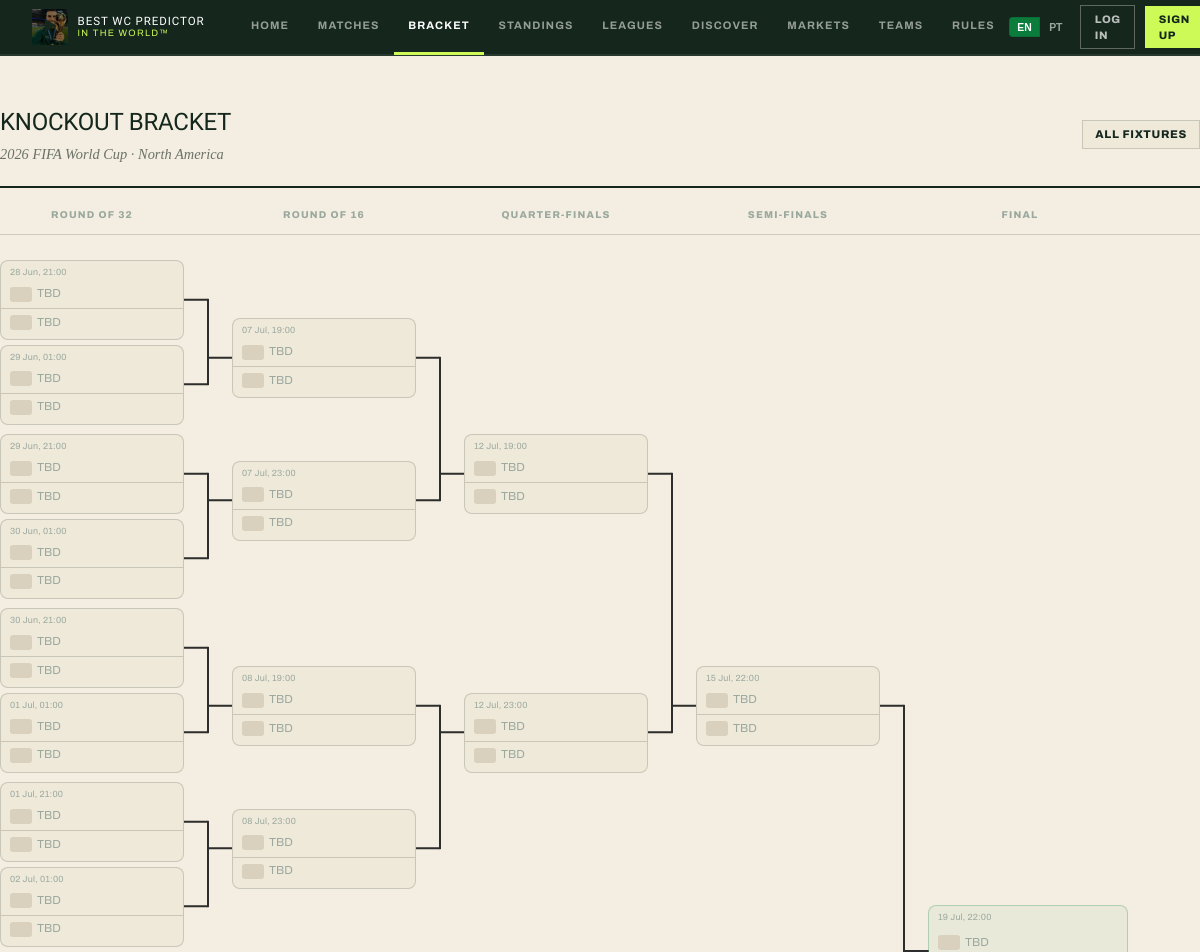
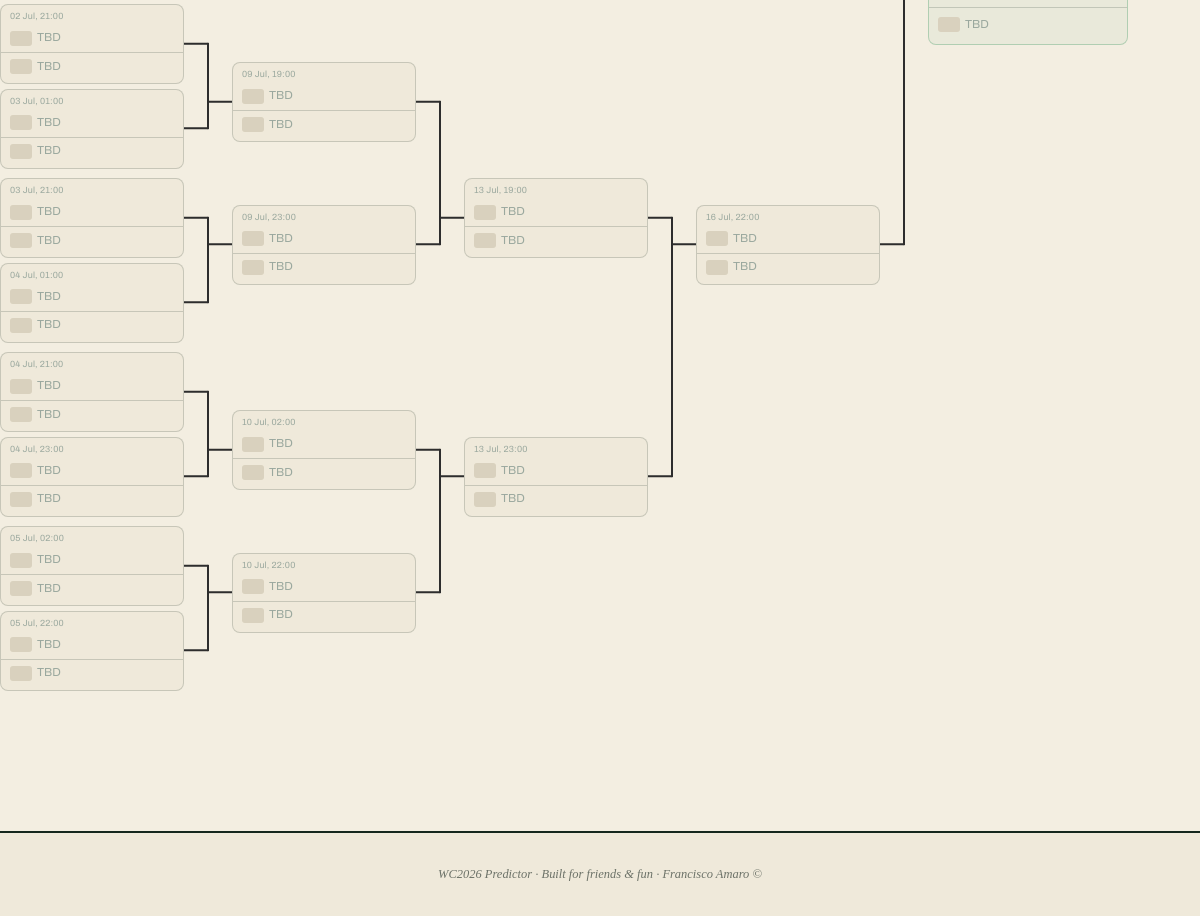
The page /knockout on the database its author committed (2 pictures, top to bottom).
### app/models.py (models this page shows, shortened)
class Match(Base):
    __tablename__ = "matches"
    id = Column(Integer, primary_key=True, index=True)
    match_number = Column(Integer, nullable=False, unique=True)
    home_team_id = Column(Integer, ForeignKey("teams.id"), nullable=True)
    away_team_id = Column(Integer, ForeignKey("teams.id"), nullable=True)
    home_team_tbd = Column(String(50), nullable=True)
    away_team_tbd = Column(String(50), nullable=True)
    group_letter = Column(String(1), nullable=True)
    round = Column(String(20), nullable=False)  # group/r32/r16/qf/sf/third/final
    match_date = Column(DateTime, nullable=False)
    venue = Column(String(100), nullable=False)
    home_score = Column(Integer, nullable=True)   # score after 90 min
    away_score = Column(Integer, nullable=True)
    winner_team_id = Column(Integer, ForeignKey("teams.id"), nullable=True)  # who advanced (for ET/pens)
    status = Column(String(20), default="scheduled")  # scheduled/live/finished
    home_team = relationship("Team", foreign_keys=[home_team_id], back_populates="home_matches")
    away_team = relationship("Team", foreign_keys=[away_team_id], back_populates="away_matches")
    winner_team = relationship("Team", foreign_keys=[winner_team_id])
    predictions = relationship("Prediction", back_populates="match", cascade="all, delete-orphan")
    goals = relationship("Goal", back_populates="match", cascade="all, delete-orphan", order_by="Goal.minute")

### app/routers/matches.py (the view)
@router.get("/knockout")
async def knockout_bracket(request: Request, db: Session = Depends(get_db)):
    user = auth.get_current_user(request, db)
    _ensure_ko_schedule(db)
    ko_matches = (
        db.query(models.Match)
        .filter(models.Match.round.in_(["r32", "r16", "qf", "sf", "final"]))
        .order_by(models.Match.match_number)
        .all()
    )
    rounds: dict[str, list] = {r: [] for r in ["r32", "r16", "qf", "sf", "final"]}
    for m in ko_matches:
        if m.round in rounds:
            rounds[m.round].append(m)
    for rnd, expected in ROUND_SIZES.items():
        while len(rounds[rnd]) < expected:
            rounds[rnd].append(None)
    def to_pairs(lst):
        pairs = []
        for i in range(0, len(lst), 2):
            pairs.append((lst[i], lst[i + 1] if i + 1 < len(lst) else None))
        return pairs
    bracket = {
        "r32":   to_pairs(rounds["r32"]),
        "r16":   to_pairs(rounds["r16"]),
        "qf":    to_pairs(rounds["qf"]),
        "sf":    to_pairs(rounds["sf"]),
        "final": rounds["final"][0] if rounds["final"] else None,
    }
    return templates.TemplateResponse(
        "matches/bracket.html",
        {
            "request": request,
            "user": user,
            "bracket": bracket,
            "now": datetime.utcnow(),
        },
    )

### app/templates/matches/bracket.html (shortened to what this page needs)
{% extends "base.html" %}
{% block content %}
{% macro render_match(m, is_final=false) %}
{% if m %}
{% set done = m.status == 'finished' %}
{% set live = m.status == 'live' %}
{% set hw = m.winner_team_id == m.home_team_id if (done and m.winner_team_id) else none %}
<div class="ko-match{% if done %} ko-match-done{% elif live %} ko-match-live{% endif %}{% if is_final %} ko-match-final{% endif %}">
  <div class="ko-match-date">
    {{ m.match_date.strftime('%d %b, %H:%M') }}
  </div>
  <div class="ko-team{% if done and hw == false %} ko-team-loser{% endif %}">
    {% if m.home_team %}
      <img src="{{ flag_url(m.home_team.code) }}" class="ko-flag" alt="{{ m.home_team.code }}">
      <span class="ko-name">{{ m.home_team.name }}</span>
    {% else %}
      <span class="ko-tbd-box"></span>
      <span class="ko-name ko-name-tbd">TBD</span>
    {% endif %}
  </div>
  <div class="ko-divider"></div>
  <div class="ko-team{% if done and hw == true %} ko-team-loser{% endif %}">
    {% if m.away_team %}
      <img src="{{ flag_url(m.away_team.code) }}" class="ko-flag" alt="{{ m.away_team.code }}">
      <span class="ko-name">{{ m.away_team.name }}</span>
    {% else %}
      <span class="ko-tbd-box"></span>
      <span class="ko-name ko-name-tbd">TBD</span>
    {% endif %}
  </div>
</div>
{% endif %}
{% endmacro %}
<div class="container ko-page">
  <div class="page-header" style="margin-bottom:1.25rem">
    <div style="display:flex;align-items:center;justify-content:space-between;flex-wrap:wrap;gap:.75rem">
      <div>
        <h1>Knockout Bracket</h1>
        <p class="page-header-sub">2026 FIFA World Cup · North America</p>
      </div>
      <a href="/fixtures" class="btn btn-secondary btn-sm">All Fixtures</a>
    </div>
  </div>
  <div class="ko-headers">
    <div class="ko-hdr">Round of 32</div>
    <div class="ko-hdr">Round of 16</div>
    <div class="ko-hdr">Quarter-finals</div>
    <div class="ko-hdr">Semi-finals</div>
    <div class="ko-hdr">Final</div>
  </div>
  <div class="ko-scroll">
    <div class="ko-wrapper" id="koWrapper">
      <svg id="ko-svg" aria-hidden="true"></svg>
      <div class="ko-bracket">
        <div class="ko-col" id="ko-r32">
          {% for ma, mb in bracket.r32 %}
          <div class="ko-pair" data-pair="{{ loop.index0 }}">
            {{ render_match(ma) }}
            {{ render_match(mb) }}
          </div>
          {% endfor %}
        </div>
        <div class="ko-col" id="ko-r16">
          {% for ma, mb in bracket.r16 %}
          <div class="ko-pair" data-pair="{{ loop.index0 }}">
            {{ render_match(ma) }}
            {{ render_match(mb) }}
          </div>
          {% endfor %}
        </div>
        <div class="ko-col" id="ko-qf">
          {% for ma, mb in bracket.qf %}
          <div class="ko-pair" data-pair="{{ loop.index0 }}">
            {{ render_match(ma) }}
            {{ render_match(mb) }}
          </div>
          {% endfor %}
        </div>
        <div class="ko-col" id="ko-sf">
          {% for ma, mb in bracket.sf %}
          <div class="ko-pair" data-pair="{{ loop.index0 }}">
            {{ render_match(ma) }}
            {{ render_match(mb) }}
          </div>
          {% endfor %}
        </div>
        <div class="ko-col ko-col-final" id="ko-final">
          {{ render_match(bracket.final, is_final=true) }}
        </div>
      </div>
    </div>
  </div>
</div>
{% endblock %}

### app/templates/base.html (shortened to what this page needs)
<!DOCTYPE html>
<html lang="en">
<head>
  <link rel="stylesheet" href="/static/css/style.css">
</head>
<body>
{% set _lang = request.cookies.get('lang', user.language if user and user.language else 'en') %}
  <nav class="navbar">
    <a href="/" class="navbar-brand">
      <div class="brand-icon" style="overflow:hidden;padding:0;background:none;border:none;position:relative;cursor:pointer"
           id="logoBtn" title="Play / Pause">
        <img src="/static/img/logo.jpg" alt="Logo" style="width:36px;height:36px;object-fit:cover;display:block;">
        <div id="playIcon" style="position:absolute;inset:0;display:flex;align-items:center;justify-content:center;background:rgba(0,0,0,.45);font-size:.9rem;transition:opacity .15s">▶</div>
      </div>
      <div class="brand-text">
        <div class="brand-title">Best WC Predictor</div>
        <div class="brand-year">In The World™</div>
      </div>
    </a>
    <div class="nav-links">
      <a href="/" class="nav-link {% if request.url.path == '/' %}active{% endif %}">{{ t('nav.home', _lang) }}</a>
      <a href="/fixtures" class="nav-link {% if '/fixtures' in request.url.path %}active{% endif %}">{{ t('nav.matches', _lang) }}</a>
      <a href="/knockout" class="nav-link {% if '/knockout' in request.url.path %}active{% endif %}">{{ t('nav.bracket', _lang) }}</a>
      <a href="/standings" class="nav-link {% if '/standings' in request.url.path %}active{% endif %}">{{ t('nav.standings', _lang) }}</a>
      <a href="/leagues" class="nav-link {% if '/leagues' in request.url.path and '/leagues/' not in request.url.path and '/discover' not in request.url.path %}active{% endif %}">{{ t('nav.leagues', _lang) }}</a>
      <a href="/leagues/discover" class="nav-link {% if '/discover' in request.url.path %}active{% endif %}">{{ t('nav.discover', _lang) }}</a>
      <a href="/markets" class="nav-link {% if '/markets' in request.url.path %}active{% endif %}">{{ t('nav.markets', _lang) }}</a>
      <a href="/teams" class="nav-link {% if '/teams' in request.url.path %}active{% endif %}">{{ t('nav.teams', _lang) }}</a>
      <a href="/rules" class="nav-link {% if '/rules' in request.url.path %}active{% endif %}">Rules</a>
    </div>
    <div class="nav-right">
      <form action="/set-language" method="post" style="margin:0;display:flex;gap:2px">
        <button type="submit" name="lang" value="en"
                style="background:{% if _lang == 'en' %}var(--primary){% else %}transparent{% endif %};
                       border:1px solid var(--border);border-radius:4px 0 0 4px;
                       color:{% if _lang == 'en' %}#fff{% else %}var(--text-3){% endif %};
                       padding:.2rem .45rem;font-size:.65rem;font-weight:700;cursor:pointer">EN</button>
        <button type="submit" name="lang" value="pt"
                style="background:{% if _lang == 'pt' %}var(--primary){% else %}transparent{% endif %};
                       border:1px solid var(--border);border-left:none;border-radius:0 4px 4px 0;
                       color:{% if _lang == 'pt' %}#fff{% else %}var(--text-3){% endif %};
                       padding:.2rem .45rem;font-size:.65rem;font-weight:700;cursor:pointer">PT</button>
      </form>
      {% if user %}
        <a href="/profile/{{ user.username }}" class="avatar-chip" style="text-decoration:none">
          {{ avatar_html(user, "sm") | safe }}
          <span style="font-size:.78rem;font-weight:600;color:var(--text-1)">
            {{ user.display_name or user.username }}
            {% if user.is_superadmin %}<span class="superadmin-dot"></span>{% endif %}
          </span>
        </a>
        {% if user.is_superadmin %}
        <a href="/admin" class="btn-nav btn-nav-outline" style="color:var(--gold);border-color:var(--gold)">Admin</a>
        {% endif %}
        <form action="/logout" method="post" style="margin:0">
          <button type="submit" class="btn-nav btn-nav-outline">{{ t('nav.logout', _lang) }}</button>
        </form>
      {% else %}
        <a href="/login" class="btn-nav btn-nav-outline">{{ t('nav.login', _lang) }}</a>
        <a href="/register" class="btn-nav btn-nav-primary">{{ t('nav.signup', _lang) }}</a>
      {% endif %}
    </div>
  </nav>
  <main>{% block content %}{% endblock %}</main>
  <footer>
    <p>{{ t('footer.text', _lang) }}</p>
  </footer>
</body>
</html>

### app/static/css/style.css (style rules this page uses)
:root { --pg-paper: #f3eee1; --pg-card: #fbf8ef; --pg-foot: #efe9da; --pg-ink: #15271d; --pg-green: #0a7d3c; --pg-gd: #06532a; --pg-lime: #cdfa57; --pg-muted: #6c7268; --pg-cons: #e3ddcd; --pg-sub: #b9c2ad; --bg-0: #f3eee1; --bg-1: #fbf8ef; --bg-2: #efe9da; --bg-3: #e5dece; --bg-4: #d9d1be; --border: rgba(21,39,29,.18); --border-2: rgba(21,39,29,.28); --accent: #0a7d3c; --primary: #0a7d3c; --gold: #0a7d3c; --gold-2: #075e2d; --red: #dc2626; --green: #0a7d3c; --blue: #0891b2; --text-0: #15271d; --text-1: #15271d; --text-2: #6c7268; --text-3: #9aa89e; --nav-h: 56px; --radius: 0px; --radius-lg: 0px; }
*, *::before, *::after { box-sizing: border-box; margin: 0; padding: 0; }
html { font-size: 16px; scroll-behavior: smooth; overflow-x: hidden; }
body { overflow-x: hidden; }
body { background-color: var(--pg-paper); color: var(--pg-ink); font-family: "Archivo", -apple-system, BlinkMacSystemFont, "Segoe UI", sans-serif; min-height: 100vh; line-height: 1.5; }
body::before, body::after { display: none; }
body > *:not(#ytBg) { position: relative; z-index: 1; }
a { color: inherit; text-decoration: none; }
img { display: block; }
.navbar { height: var(--nav-h); background: var(--pg-ink); display: flex; align-items: center; padding: 0 2rem; border-bottom: 2px solid rgba(255,255,255,.08); position: sticky !important; top: 0; z-index: 100 !important; }
.navbar-brand { display: flex; align-items: center; gap: .6rem; margin-right: 2rem; flex-shrink: 0; }
.brand-icon { width: 36px; height: 36px; display: flex; align-items: center; justify-content: center; }
.brand-text { line-height: 1.15; }
.brand-title { font-family: "Archivo Black", sans-serif; font-size: .72rem; font-weight: 400; letter-spacing: .08em; text-transform: uppercase; color: #fff; }
.brand-year { font-size: .58rem; color: var(--pg-lime); letter-spacing: .14em; text-transform: uppercase; }
.nav-links { display: flex; align-items: stretch; flex: 1; }
.nav-link { padding: 0 .9rem; height: var(--nav-h); display: flex; align-items: center; font-family: "Archivo", sans-serif; font-size: .68rem; font-weight: 700; letter-spacing: .1em; text-transform: uppercase; color: rgba(255,255,255,.55); border-bottom: 3px solid transparent; transition: color .15s, border-color .15s; }
.nav-link.active { color: #fff; border-bottom-color: var(--pg-lime); }
.nav-right { display: flex; align-items: center; gap: .6rem; margin-left: auto; }
.btn-nav { padding: .32rem .85rem; font-family: "Archivo", sans-serif; font-size: .68rem; font-weight: 800; letter-spacing: .06em; border-radius: 0; cursor: pointer; border: none; transition: all .15s; text-transform: uppercase; }
.btn-nav-outline { background: transparent; border: 1.5px solid rgba(255,255,255,.3); color: rgba(255,255,255,.7); }
.btn-nav-primary { background: var(--pg-lime); color: var(--pg-ink); }
.container { max-width: 1200px; margin: 0 auto; padding: 0 1.5rem; }
.btn { display: inline-flex; align-items: center; justify-content: center; gap: .4rem; padding: .6rem 1.25rem; font-family: "Archivo", sans-serif; font-size: .8rem; font-weight: 800; border-radius: 0; border: none; cursor: pointer; transition: all .15s; text-decoration: none; letter-spacing: .06em; white-space: nowrap; text-transform: uppercase; }
.btn-secondary { background: var(--pg-foot); color: var(--pg-ink); border: 1px solid var(--border); }
.btn-sm { padding: .32rem .75rem; font-size: .7rem; }
.page-header { padding: 1.5rem 0 1.25rem; border-bottom: 2px solid var(--pg-ink); margin-bottom: 2rem; }
.page-header h1 { font-family: "Archivo Black", sans-serif; font-size: 1.5rem; font-weight: 400; letter-spacing: -.01em; text-transform: uppercase; }
.page-header-sub { font-family: "Spectral", serif; font-style: italic; font-size: .9rem; color: var(--pg-muted); margin-top: .25rem; }
footer { margin-top: 4rem; padding: 2rem; border-top: 2px solid var(--pg-ink); background: var(--pg-foot); text-align: center; font-family: "Spectral", serif; font-style: italic; font-size: .78rem; color: var(--pg-muted); }
img { max-width: 100%; }

### rows shown on the page
Match: match_date "28 Jun, 21:00"
Match: match_date "29 Jun, 01:00"
Match: match_date "29 Jun, 21:00"
Match: match_date "30 Jun, 01:00"
Match: match_date "30 Jun, 21:00"
Match: match_date "01 Jul, 01:00"
Match: match_date "01 Jul, 21:00"
Match: match_date "02 Jul, 01:00"
Match: match_date "02 Jul, 21:00"
Match: match_date "03 Jul, 01:00"
Match: match_date "03 Jul, 21:00"
Match: match_date "04 Jul, 01:00"
Match: match_date "04 Jul, 21:00"
Match: match_date "04 Jul, 23:00"
Match: match_date "05 Jul, 02:00"
Match: match_date "05 Jul, 22:00"
Match: match_date "07 Jul, 19:00"
Match: match_date "07 Jul, 23:00"
Match: match_date "08 Jul, 19:00"
Match: match_date "08 Jul, 23:00"
Match: match_date "09 Jul, 19:00"
Match: match_date "09 Jul, 23:00"
Match: match_date "10 Jul, 02:00"
Match: match_date "10 Jul, 22:00"
Match: match_date "12 Jul, 19:00"
Match: match_date "12 Jul, 23:00"
Match: match_date "13 Jul, 19:00"
Match: match_date "13 Jul, 23:00"
Match: match_date "15 Jul, 22:00"
Match: match_date "16 Jul, 22:00"
Match: match_date "19 Jul, 22:00"

### other values the page prints
{{ t('nav.home', _lang) }} "HOME"
{{ t('nav.matches', _lang) }} "MATCHES"
{{ t('nav.bracket', _lang) }} "BRACKET"
{{ t('nav.standings', _lang) }} "STANDINGS"
{{ t('nav.leagues', _lang) }} "LEAGUES"
{{ t('nav.discover', _lang) }} "DISCOVER"
{{ t('nav.markets', _lang) }} "MARKETS"
{{ t('nav.teams', _lang) }} "TEAMS"
{{ t('nav.login', _lang) }} "LOG IN"
{{ t('nav.signup', _lang) }} "SIGN UP"
{{ t('footer.text', _lang) }} "WC2026 Predictor · Built for friends & fun · Francisco Amaro ©"
